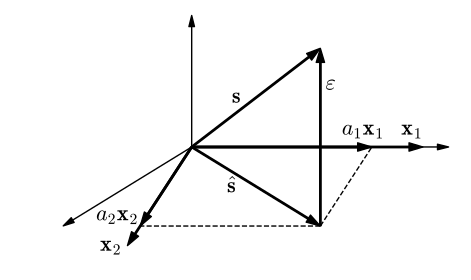

Source code (Python):
import matplotlib.pyplot as plt

from matplotlib import rc

__author__ = 'ernesto'

# if use latex or mathtext
rc('text', usetex=False)
rc('mathtext', fontset='cm')


# range of x and y axis
xmin_ax = -1
xmax_ax = 2
ymin_ax = -0.75
ymax_ax = 1

# font size
fontsize = 16
# arrows head length and head width
hl = 10
hw = 6
hl_ax = 8
hw_ax = 4

fig = plt.figure(0, figsize=(5, 3), frameon=False)
ax = fig.add_subplot(111)

plt.xlim(xmin_ax, xmax_ax)
plt.ylim(ymin_ax, ymax_ax)


# x axis
plt.annotate("", xytext=(0, 0), xycoords='data', xy=(xmax_ax, 0), textcoords='data',
             arrowprops=dict(width=0.01, headwidth=hw_ax, headlength=hl_ax, facecolor='black', shrink=0.002))
# z axis
plt.annotate("", xytext=(0, 0), xycoords='data', xy=(0, ymax_ax), textcoords='data',
             arrowprops=dict(width=0.01, headwidth=hw_ax, headlength=hl_ax, facecolor='black', shrink=0.002))
# y axis
plt.annotate("", xytext=(0, 0), xycoords='data', xy=(xmin_ax, -0.6), textcoords='data',
             arrowprops=dict(width=0.01, headwidth=hw_ax, headlength=hl_ax, facecolor='black', shrink=0.002))

# x1 vector
x1_x = 1.8
x1_y = 0
plt.annotate("", xytext=(0, 0), xycoords='data', xy=(x1_x, x1_y), textcoords='data',
             arrowprops=dict(width=1, headwidth=hw, headlength=hl, facecolor='black', shrink=0.002))
# x2 vector
x2_x = -0.5
x2_y = -0.75
plt.annotate("", xytext=(0, 0), xycoords='data', xy=(x2_x, x2_y), textcoords='data',
             arrowprops=dict(width=1, headwidth=hw, headlength=hl, facecolor='black', shrink=0.002))

s_x = 1
s_y = 0.75
# s vector
plt.annotate("", xytext=(0, 0), xycoords='data', xy=(s_x, s_y), textcoords='data',
             arrowprops=dict(width=1, headwidth=hw, headlength=hl, facecolor='black', shrink=0.002))
# s projection
sp_x = s_x
sp_y = -0.6
plt.annotate("", xytext=(0, 0), xycoords='data', xy=(sp_x, sp_y), textcoords='data',
             arrowprops=dict(width=1, headwidth=hw, headlength=hl, facecolor='black', shrink=0.002))

# sp over x1 projection
x1p_x = (x2_x/x2_y) * (x1_y - sp_y) + sp_x
x1p_y = 0
plt.annotate("", xytext=(0, 0), xycoords='data', xy=(x1p_x, x1p_y), textcoords='data',
             arrowprops=dict(width=1, headwidth=hw, headlength=hl, facecolor='black', shrink=0.002))
plt.plot([sp_x, x1p_x], [sp_y, x1p_y], 'k--', lw=1)

# sp over x2 projection
x2p_x = (x2_x/x2_y) * sp_y
x2p_y = sp_y
plt.annotate("", xytext=(0, 0), xycoords='data', xy=(x2p_x, x2p_y), textcoords='data',
             arrowprops=dict(width=1, headwidth=hw, headlength=hl, facecolor='black', shrink=0.002))
plt.plot([sp_x, x2p_x], [sp_y, x2p_y], 'k--', lw=1)

# sp to s arrow
plt.annotate("", xytext=(sp_x, sp_y), xycoords='data', xy=(s_x, s_y), textcoords='data',
             arrowprops=dict(width=1, headwidth=hw, headlength=hl, facecolor='black', shrink=0.002))


# labels
plt.text(x1_x, x1_y+0.05, r'$\mathbf{x_1}$', fontsize=fontsize, ha='right', va='bottom')
plt.text(x1p_x+0.1, x1p_y+0.05, r'$a_1\mathbf{x_1}$', fontsize=fontsize, ha='right', va='bottom')

plt.text(x2_x-0.04, x2_y, r'$\mathbf{x_2}$', fontsize=fontsize, ha='right', va='center')
plt.text(x2p_x-0.01, x2p_y, r'$a_2\mathbf{x_2}$', fontsize=fontsize, ha='right', va='bottom')

plt.text(sp_x/2-0.15, sp_y/2, r'$\hat{\mathbf{s}}$', fontsize=fontsize, ha='right', va='center')
plt.text(s_x/2-0.15, s_y/2, r'$\mathbf{s}$', fontsize=fontsize, ha='center', va='center')

plt.text(s_x+0.04, s_y/2+0.1, r'$\varepsilon$', fontsize=fontsize, ha='left', va='center')

plt.axis('off')

# save as pdf image
plt.savefig('mse_linear_general_case.pdf', bbox_inches='tight')
plt.show()
